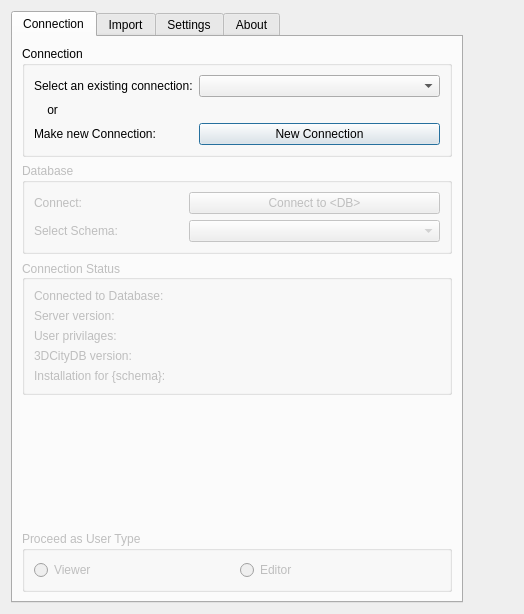
<?xml version="1.0" encoding="UTF-8"?>
<ui version="4.0">
 <class>DBLoaderDialogBase</class>
 <widget class="QDialog" name="DBLoaderDialogBase">
  <property name="enabled">
   <bool>true</bool>
  </property>
  <property name="geometry">
   <rect>
    <x>0</x>
    <y>0</y>
    <width>524</width>
    <height>614</height>
   </rect>
  </property>
  <property name="sizePolicy">
   <sizepolicy hsizetype="MinimumExpanding" vsizetype="MinimumExpanding">
    <horstretch>0</horstretch>
    <verstretch>0</verstretch>
   </sizepolicy>
  </property>
  <property name="minimumSize">
   <size>
    <width>0</width>
    <height>0</height>
   </size>
  </property>
  <property name="maximumSize">
   <size>
    <width>524</width>
    <height>1000</height>
   </size>
  </property>
  <property name="windowTitle">
   <string>3DCityDB-Loader</string>
  </property>
  <property name="windowIcon">
   <iconset>
    <normaloff>../icons/plugin_icon.png</normaloff>../icons/plugin_icon.png</iconset>
  </property>
  <property name="sizeGripEnabled">
   <bool>false</bool>
  </property>
  <property name="modal">
   <bool>false</bool>
  </property>
  <layout class="QVBoxLayout" name="verticalLayout_container">
   <item>
    <widget class="QTabWidget" name="wdgMain">
     <property name="enabled">
      <bool>true</bool>
     </property>
     <property name="sizePolicy">
      <sizepolicy hsizetype="Maximum" vsizetype="MinimumExpanding">
       <horstretch>0</horstretch>
       <verstretch>0</verstretch>
      </sizepolicy>
     </property>
     <property name="minimumSize">
      <size>
       <width>0</width>
       <height>0</height>
      </size>
     </property>
     <property name="maximumSize">
      <size>
       <width>16777215</width>
       <height>16777215</height>
      </size>
     </property>
     <property name="toolTip">
      <string/>
     </property>
     <property name="toolTipDuration">
      <number>-1</number>
     </property>
     <property name="currentIndex">
      <number>0</number>
     </property>
     <property name="iconSize">
      <size>
       <width>16</width>
       <height>16</height>
      </size>
     </property>
     <property name="documentMode">
      <bool>false</bool>
     </property>
     <property name="tabsClosable">
      <bool>false</bool>
     </property>
     <property name="movable">
      <bool>false</bool>
     </property>
     <property name="tabBarAutoHide">
      <bool>false</bool>
     </property>
     <widget class="QWidget" name="tabConnection">
      <property name="enabled">
       <bool>true</bool>
      </property>
      <property name="sizePolicy">
       <sizepolicy hsizetype="Preferred" vsizetype="MinimumExpanding">
        <horstretch>0</horstretch>
        <verstretch>0</verstretch>
       </sizepolicy>
      </property>
      <property name="minimumSize">
       <size>
        <width>0</width>
        <height>0</height>
       </size>
      </property>
      <property name="baseSize">
       <size>
        <width>0</width>
        <height>0</height>
       </size>
      </property>
      <attribute name="icon">
       <iconset>
        <normaloff>:/plugins/citydb_loader/icons/postgres_elephant.svg</normaloff>:/plugins/citydb_loader/icons/postgres_elephant.svg</iconset>
      </attribute>
      <attribute name="title">
       <string>Connection</string>
      </attribute>
      <layout class="QVBoxLayout" name="verticalLayout_ConnectionTab">
       <item>
        <widget class="QGroupBox" name="gbxConnection">
         <property name="sizePolicy">
          <sizepolicy hsizetype="MinimumExpanding" vsizetype="Maximum">
           <horstretch>0</horstretch>
           <verstretch>0</verstretch>
          </sizepolicy>
         </property>
         <property name="minimumSize">
          <size>
           <width>0</width>
           <height>0</height>
          </size>
         </property>
         <property name="title">
          <string>Connection</string>
         </property>
         <property name="flat">
          <bool>false</bool>
         </property>
         <property name="checkable">
          <bool>false</bool>
         </property>
         <layout class="QFormLayout" name="formLayout_Connection">
          <item row="0" column="0">
           <widget class="QLabel" name="lblExistingConnection">
            <property name="text">
             <string>Select an existing connection:</string>
            </property>
           </widget>
          </item>
          <item row="0" column="1">
           <widget class="QComboBox" name="cbxExistingConnection">
            <property name="sizePolicy">
             <sizepolicy hsizetype="MinimumExpanding" vsizetype="Fixed">
              <horstretch>0</horstretch>
              <verstretch>0</verstretch>
             </sizepolicy>
            </property>
            <property name="toolTip">
             <string>uylilu</string>
            </property>
            <property name="accessibleName">
             <string/>
            </property>
            <property name="autoFillBackground">
             <bool>false</bool>
            </property>
            <property name="editable">
             <bool>false</bool>
            </property>
            <property name="currentText">
             <string/>
            </property>
            <property name="frame">
             <bool>true</bool>
            </property>
           </widget>
          </item>
          <item row="1" column="0">
           <widget class="QLabel" name="lblOr">
            <property name="text">
             <string>    or</string>
            </property>
           </widget>
          </item>
          <item row="2" column="0">
           <widget class="QLabel" name="lblNewConnection">
            <property name="text">
             <string>Make new Connection:</string>
            </property>
           </widget>
          </item>
          <item row="2" column="1">
           <widget class="QPushButton" name="btnNewConnection">
            <property name="enabled">
             <bool>true</bool>
            </property>
            <property name="sizePolicy">
             <sizepolicy hsizetype="MinimumExpanding" vsizetype="Fixed">
              <horstretch>0</horstretch>
              <verstretch>0</verstretch>
             </sizepolicy>
            </property>
            <property name="text">
             <string>New Connection</string>
            </property>
            <property name="checkable">
             <bool>false</bool>
            </property>
            <property name="checked">
             <bool>false</bool>
            </property>
           </widget>
          </item>
         </layout>
        </widget>
       </item>
       <item>
        <widget class="QGroupBox" name="gbxDatabase">
         <property name="enabled">
          <bool>false</bool>
         </property>
         <property name="sizePolicy">
          <sizepolicy hsizetype="MinimumExpanding" vsizetype="Maximum">
           <horstretch>0</horstretch>
           <verstretch>0</verstretch>
          </sizepolicy>
         </property>
         <property name="title">
          <string>Database</string>
         </property>
         <layout class="QGridLayout" name="gridLayout_Database">
          <item row="0" column="0">
           <widget class="QLabel" name="lblConnectToDB">
            <property name="enabled">
             <bool>false</bool>
            </property>
            <property name="text">
             <string>Connect:</string>
            </property>
           </widget>
          </item>
          <item row="2" column="2">
           <widget class="QComboBox" name="cbxSchema">
            <property name="enabled">
             <bool>false</bool>
            </property>
           </widget>
          </item>
          <item row="2" column="0">
           <widget class="QLabel" name="lblSchema">
            <property name="enabled">
             <bool>false</bool>
            </property>
            <property name="text">
             <string>Select Schema:</string>
            </property>
           </widget>
          </item>
          <item row="0" column="2">
           <widget class="QPushButton" name="btnConnectToDB">
            <property name="enabled">
             <bool>false</bool>
            </property>
            <property name="sizePolicy">
             <sizepolicy hsizetype="MinimumExpanding" vsizetype="Fixed">
              <horstretch>0</horstretch>
              <verstretch>0</verstretch>
             </sizepolicy>
            </property>
            <property name="text">
             <string>Connect to &lt;DB&gt;</string>
            </property>
           </widget>
          </item>
          <item row="0" column="1">
           <spacer name="horizontalSpacer">
            <property name="orientation">
             <enum>Qt::Horizontal</enum>
            </property>
            <property name="sizeType">
             <enum>QSizePolicy::Minimum</enum>
            </property>
            <property name="sizeHint" stdset="0">
             <size>
              <width>65</width>
              <height>20</height>
             </size>
            </property>
           </spacer>
          </item>
          <item row="2" column="1">
           <spacer name="horizontalSpacer_2">
            <property name="enabled">
             <bool>false</bool>
            </property>
            <property name="orientation">
             <enum>Qt::Horizontal</enum>
            </property>
            <property name="sizeType">
             <enum>QSizePolicy::Minimum</enum>
            </property>
            <property name="sizeHint" stdset="0">
             <size>
              <width>65</width>
              <height>20</height>
             </size>
            </property>
           </spacer>
          </item>
         </layout>
        </widget>
       </item>
       <item>
        <widget class="QGroupBox" name="gbxConnectionStatus">
         <property name="enabled">
          <bool>false</bool>
         </property>
         <property name="sizePolicy">
          <sizepolicy hsizetype="MinimumExpanding" vsizetype="MinimumExpanding">
           <horstretch>0</horstretch>
           <verstretch>0</verstretch>
          </sizepolicy>
         </property>
         <property name="focusPolicy">
          <enum>Qt::NoFocus</enum>
         </property>
         <property name="layoutDirection">
          <enum>Qt::LeftToRight</enum>
         </property>
         <property name="autoFillBackground">
          <bool>false</bool>
         </property>
         <property name="title">
          <string>Connection Status</string>
         </property>
         <property name="alignment">
          <set>Qt::AlignLeading|Qt::AlignLeft|Qt::AlignVCenter</set>
         </property>
         <property name="flat">
          <bool>false</bool>
         </property>
         <property name="checkable">
          <bool>false</bool>
         </property>
         <layout class="QGridLayout" name="gridLayout_5">
          <item row="3" column="0">
           <widget class="QLabel" name="lbl3DCityDBVersion">
            <property name="sizePolicy">
             <sizepolicy hsizetype="Maximum" vsizetype="Preferred">
              <horstretch>0</horstretch>
              <verstretch>0</verstretch>
             </sizepolicy>
            </property>
            <property name="text">
             <string>3DCityDB version:</string>
            </property>
           </widget>
          </item>
          <item row="5" column="1">
           <widget class="QLabel" name="lblInstallLoadingCon">
            <property name="sizePolicy">
             <sizepolicy hsizetype="Minimum" vsizetype="Preferred">
              <horstretch>0</horstretch>
              <verstretch>0</verstretch>
             </sizepolicy>
            </property>
            <property name="minimumSize">
             <size>
              <width>16</width>
              <height>0</height>
             </size>
            </property>
            <property name="text">
             <string/>
            </property>
           </widget>
          </item>
          <item row="2" column="0">
           <widget class="QLabel" name="lblUserPrivileges">
            <property name="sizePolicy">
             <sizepolicy hsizetype="Maximum" vsizetype="Preferred">
              <horstretch>0</horstretch>
              <verstretch>0</verstretch>
             </sizepolicy>
            </property>
            <property name="text">
             <string>User privilages:</string>
            </property>
           </widget>
          </item>
          <item row="0" column="2">
           <widget class="QLabel" name="lblConnectedToDB_out">
            <property name="sizePolicy">
             <sizepolicy hsizetype="MinimumExpanding" vsizetype="Preferred">
              <horstretch>0</horstretch>
              <verstretch>0</verstretch>
             </sizepolicy>
            </property>
            <property name="text">
             <string/>
            </property>
            <property name="alignment">
             <set>Qt::AlignLeading|Qt::AlignLeft|Qt::AlignVCenter</set>
            </property>
           </widget>
          </item>
          <item row="1" column="2">
           <widget class="QLabel" name="lblServerVersion_out">
            <property name="sizePolicy">
             <sizepolicy hsizetype="MinimumExpanding" vsizetype="Preferred">
              <horstretch>0</horstretch>
              <verstretch>0</verstretch>
             </sizepolicy>
            </property>
            <property name="text">
             <string/>
            </property>
           </widget>
          </item>
          <item row="0" column="0">
           <widget class="QLabel" name="lblConnectedToDB">
            <property name="sizePolicy">
             <sizepolicy hsizetype="Maximum" vsizetype="Maximum">
              <horstretch>0</horstretch>
              <verstretch>0</verstretch>
             </sizepolicy>
            </property>
            <property name="frameShape">
             <enum>QFrame::NoFrame</enum>
            </property>
            <property name="frameShadow">
             <enum>QFrame::Plain</enum>
            </property>
            <property name="lineWidth">
             <number>2</number>
            </property>
            <property name="text">
             <string>Connected to Database:</string>
            </property>
            <property name="alignment">
             <set>Qt::AlignLeading|Qt::AlignLeft|Qt::AlignTop</set>
            </property>
           </widget>
          </item>
          <item row="5" column="0">
           <widget class="QLabel" name="lblInstall">
            <property name="sizePolicy">
             <sizepolicy hsizetype="Maximum" vsizetype="Preferred">
              <horstretch>0</horstretch>
              <verstretch>0</verstretch>
             </sizepolicy>
            </property>
            <property name="text">
             <string>Installation for {schema}:</string>
            </property>
           </widget>
          </item>
          <item row="2" column="2">
           <widget class="QLabel" name="lblUserPrivileges_out">
            <property name="sizePolicy">
             <sizepolicy hsizetype="MinimumExpanding" vsizetype="Preferred">
              <horstretch>0</horstretch>
              <verstretch>0</verstretch>
             </sizepolicy>
            </property>
            <property name="text">
             <string/>
            </property>
            <property name="wordWrap">
             <bool>true</bool>
            </property>
            <property name="margin">
             <number>0</number>
            </property>
            <property name="indent">
             <number>-1</number>
            </property>
           </widget>
          </item>
          <item row="5" column="2">
           <widget class="QLabel" name="lblInstall_out">
            <property name="sizePolicy">
             <sizepolicy hsizetype="MinimumExpanding" vsizetype="Preferred">
              <horstretch>0</horstretch>
              <verstretch>0</verstretch>
             </sizepolicy>
            </property>
            <property name="text">
             <string/>
            </property>
            <property name="wordWrap">
             <bool>true</bool>
            </property>
           </widget>
          </item>
          <item row="3" column="2">
           <widget class="QLabel" name="lbl3DCityDBVersion_out">
            <property name="sizePolicy">
             <sizepolicy hsizetype="MinimumExpanding" vsizetype="Preferred">
              <horstretch>0</horstretch>
              <verstretch>0</verstretch>
             </sizepolicy>
            </property>
            <property name="text">
             <string/>
            </property>
           </widget>
          </item>
          <item row="1" column="0">
           <widget class="QLabel" name="lblServerVersion">
            <property name="sizePolicy">
             <sizepolicy hsizetype="Maximum" vsizetype="Preferred">
              <horstretch>0</horstretch>
              <verstretch>0</verstretch>
             </sizepolicy>
            </property>
            <property name="text">
             <string>Server version:</string>
            </property>
           </widget>
          </item>
         </layout>
        </widget>
       </item>
       <item>
        <spacer name="verticalSpacer_2">
         <property name="orientation">
          <enum>Qt::Vertical</enum>
         </property>
         <property name="sizeHint" stdset="0">
          <size>
           <width>20</width>
           <height>40</height>
          </size>
         </property>
        </spacer>
       </item>
       <item>
        <widget class="QGroupBox" name="gbxUserType">
         <property name="enabled">
          <bool>false</bool>
         </property>
         <property name="title">
          <string>Proceed as User Type</string>
         </property>
         <layout class="QHBoxLayout" name="horizontalLayout">
          <item>
           <widget class="QRadioButton" name="rdViewer">
            <property name="text">
             <string>Viewer</string>
            </property>
            <attribute name="buttonGroup">
             <string notr="true">buttonGroup</string>
            </attribute>
           </widget>
          </item>
          <item>
           <widget class="QRadioButton" name="rdEditor">
            <property name="text">
             <string>Editor</string>
            </property>
            <attribute name="buttonGroup">
             <string notr="true">buttonGroup</string>
            </attribute>
           </widget>
          </item>
         </layout>
        </widget>
       </item>
      </layout>
     </widget>
     <widget class="QWidget" name="tabImport">
      <property name="enabled">
       <bool>true</bool>
      </property>
      <property name="sizePolicy">
       <sizepolicy hsizetype="Preferred" vsizetype="Maximum">
        <horstretch>0</horstretch>
        <verstretch>0</verstretch>
       </sizepolicy>
      </property>
      <property name="maximumSize">
       <size>
        <width>16777215</width>
        <height>1000</height>
       </size>
      </property>
      <attribute name="icon">
       <iconset>
        <normaloff>:/plugins/citydb_loader/icons/plugin_icon.png</normaloff>:/plugins/citydb_loader/icons/plugin_icon.png</iconset>
      </attribute>
      <attribute name="title">
       <string>Import</string>
      </attribute>
      <layout class="QVBoxLayout" name="verticalLayout_3">
       <item>
        <widget class="QLabel" name="lblDbSchema">
         <property name="enabled">
          <bool>true</bool>
         </property>
         <property name="sizePolicy">
          <sizepolicy hsizetype="MinimumExpanding" vsizetype="Maximum">
           <horstretch>0</horstretch>
           <verstretch>0</verstretch>
          </sizepolicy>
         </property>
         <property name="text">
          <string>Database: {Database}
Schema: {Schema}</string>
         </property>
        </widget>
       </item>
       <item>
        <widget class="QGroupBox" name="gbxExtent">
         <property name="enabled">
          <bool>true</bool>
         </property>
         <property name="sizePolicy">
          <sizepolicy hsizetype="MinimumExpanding" vsizetype="MinimumExpanding">
           <horstretch>0</horstretch>
           <verstretch>0</verstretch>
          </sizepolicy>
         </property>
         <property name="minimumSize">
          <size>
           <width>430</width>
           <height>0</height>
          </size>
         </property>
         <property name="maximumSize">
          <size>
           <width>16777215</width>
           <height>600</height>
          </size>
         </property>
         <property name="title">
          <string>Extents</string>
         </property>
         <layout class="QVBoxLayout" name="verticalLayout_2">
          <property name="sizeConstraint">
           <enum>QLayout::SetDefaultConstraint</enum>
          </property>
          <item>
           <widget class="QgsCollapsibleGroupBox" name="gbxBasemap">
            <property name="sizePolicy">
             <sizepolicy hsizetype="MinimumExpanding" vsizetype="MinimumExpanding">
              <horstretch>0</horstretch>
              <verstretch>0</verstretch>
             </sizepolicy>
            </property>
            <property name="minimumSize">
             <size>
              <width>0</width>
              <height>0</height>
             </size>
            </property>
            <property name="maximumSize">
             <size>
              <width>16777215</width>
              <height>16777215</height>
             </size>
            </property>
            <property name="baseSize">
             <size>
              <width>0</width>
              <height>0</height>
             </size>
            </property>
            <property name="autoFillBackground">
             <bool>false</bool>
            </property>
            <property name="title">
             <string>Basemap (OSM)</string>
            </property>
            <property name="flat">
             <bool>true</bool>
            </property>
            <property name="collapsed">
             <bool>false</bool>
            </property>
            <property name="saveCollapsedState">
             <bool>true</bool>
            </property>
            <property name="saveCheckedState">
             <bool>false</bool>
            </property>
            <layout class="QVBoxLayout" name="verticalLayout_5">
             <property name="leftMargin">
              <number>9</number>
             </property>
            </layout>
           </widget>
          </item>
          <item>
           <widget class="QgsExtentGroupBox" name="qgbxExtent">
            <property name="enabled">
             <bool>true</bool>
            </property>
            <property name="sizePolicy">
             <sizepolicy hsizetype="MinimumExpanding" vsizetype="Maximum">
              <horstretch>0</horstretch>
              <verstretch>0</verstretch>
             </sizepolicy>
            </property>
            <property name="minimumSize">
             <size>
              <width>0</width>
              <height>0</height>
             </size>
            </property>
            <property name="focusPolicy">
             <enum>Qt::ClickFocus</enum>
            </property>
            <property name="contextMenuPolicy">
             <enum>Qt::DefaultContextMenu</enum>
            </property>
            <property name="autoFillBackground">
             <bool>false</bool>
            </property>
            <property name="title">
             <string> (current: layer)</string>
            </property>
            <property name="flat">
             <bool>false</bool>
            </property>
            <property name="checkable">
             <bool>false</bool>
            </property>
            <property name="collapsed">
             <bool>false</bool>
            </property>
            <property name="saveCollapsedState">
             <bool>true</bool>
            </property>
            <property name="titleBase">
             <string/>
            </property>
           </widget>
          </item>
          <item>
           <widget class="QPushButton" name="btnCityExtents">
            <property name="sizePolicy">
             <sizepolicy hsizetype="MinimumExpanding" vsizetype="Fixed">
              <horstretch>0</horstretch>
              <verstretch>0</verstretch>
             </sizepolicy>
            </property>
            <property name="text">
             <string>Calculate from City model</string>
            </property>
           </widget>
          </item>
         </layout>
        </widget>
       </item>
       <item>
        <widget class="QGroupBox" name="gbxParameters">
         <property name="enabled">
          <bool>false</bool>
         </property>
         <property name="sizePolicy">
          <sizepolicy hsizetype="MinimumExpanding" vsizetype="Maximum">
           <horstretch>0</horstretch>
           <verstretch>0</verstretch>
          </sizepolicy>
         </property>
         <property name="title">
          <string>Parameters</string>
         </property>
         <layout class="QFormLayout" name="formLayout">
          <item row="1" column="0">
           <widget class="QLabel" name="lblFeatureType">
            <property name="text">
             <string>Select Feature Type:</string>
            </property>
           </widget>
          </item>
          <item row="1" column="1">
           <widget class="QComboBox" name="cbxFeatureType"/>
          </item>
          <item row="2" column="0">
           <widget class="QLabel" name="lblGeometryLvl">
            <property name="text">
             <string>Select Geometry Level:</string>
            </property>
           </widget>
          </item>
          <item row="2" column="1">
           <widget class="QComboBox" name="cbxLod"/>
          </item>
         </layout>
        </widget>
       </item>
       <item>
        <widget class="QGroupBox" name="gbxFeatures">
         <property name="enabled">
          <bool>false</bool>
         </property>
         <property name="sizePolicy">
          <sizepolicy hsizetype="MinimumExpanding" vsizetype="Maximum">
           <horstretch>0</horstretch>
           <verstretch>0</verstretch>
          </sizepolicy>
         </property>
         <property name="title">
          <string>Features to import</string>
         </property>
         <layout class="QVBoxLayout" name="verticalLayout_4">
          <item>
           <widget class="QgsCheckableComboBox" name="ccbxFeatures">
            <property name="sizePolicy">
             <sizepolicy hsizetype="Preferred" vsizetype="MinimumExpanding">
              <horstretch>0</horstretch>
              <verstretch>0</verstretch>
             </sizepolicy>
            </property>
            <property name="currentText">
             <string/>
            </property>
            <property name="maxVisibleItems">
             <number>20</number>
            </property>
            <property name="insertPolicy">
             <enum>QComboBox::InsertAtBottom</enum>
            </property>
           </widget>
          </item>
          <item>
           <widget class="QPushButton" name="btnImport">
            <property name="enabled">
             <bool>false</bool>
            </property>
            <property name="sizePolicy">
             <sizepolicy hsizetype="MinimumExpanding" vsizetype="Maximum">
              <horstretch>0</horstretch>
              <verstretch>0</verstretch>
             </sizepolicy>
            </property>
            <property name="text">
             <string>Import {num} features</string>
            </property>
           </widget>
          </item>
         </layout>
        </widget>
       </item>
      </layout>
     </widget>
     <widget class="QWidget" name="tabSettings">
      <property name="enabled">
       <bool>true</bool>
      </property>
      <attribute name="icon">
       <iconset>
        <normaloff>:/plugins/citydb_loader/icons/settings_icon.svg</normaloff>:/plugins/citydb_loader/icons/settings_icon.svg</iconset>
      </attribute>
      <attribute name="title">
       <string>Settings</string>
      </attribute>
      <layout class="QVBoxLayout" name="verticalLayout_SettingsTab">
       <item>
        <widget class="QGroupBox" name="gbxInstall">
         <property name="enabled">
          <bool>true</bool>
         </property>
         <property name="sizePolicy">
          <sizepolicy hsizetype="MinimumExpanding" vsizetype="Maximum">
           <horstretch>0</horstretch>
           <verstretch>0</verstretch>
          </sizepolicy>
         </property>
         <property name="title">
          <string>Installation</string>
         </property>
         <layout class="QGridLayout" name="gridLayout_3">
          <item row="2" column="0">
           <widget class="QPushButton" name="btnClearDB">
            <property name="enabled">
             <bool>false</bool>
            </property>
            <property name="sizePolicy">
             <sizepolicy hsizetype="MinimumExpanding" vsizetype="Fixed">
              <horstretch>0</horstretch>
              <verstretch>0</verstretch>
             </sizepolicy>
            </property>
            <property name="text">
             <string>Clear entire {DB} database from plugin contents</string>
            </property>
            <property name="icon">
             <iconset>
              <normaloff>:/plugins/citydb_loader/icons/uninstall_icon.svg</normaloff>:/plugins/citydb_loader/icons/uninstall_icon.svg</iconset>
            </property>
            <property name="default">
             <bool>false</bool>
            </property>
           </widget>
          </item>
          <item row="1" column="0">
           <widget class="QPushButton" name="btnUnInstallDB">
            <property name="enabled">
             <bool>false</bool>
            </property>
            <property name="sizePolicy">
             <sizepolicy hsizetype="MinimumExpanding" vsizetype="Fixed">
              <horstretch>0</horstretch>
              <verstretch>0</verstretch>
             </sizepolicy>
            </property>
            <property name="text">
             <string>Uninstall plugin contents from database {DB} for schema {SC}</string>
            </property>
            <property name="icon">
             <iconset>
              <normaloff>:/plugins/citydb_loader/icons/uninstall_icon.svg</normaloff>:/plugins/citydb_loader/icons/uninstall_icon.svg</iconset>
            </property>
            <property name="default">
             <bool>false</bool>
            </property>
           </widget>
          </item>
          <item row="0" column="0">
           <widget class="QPushButton" name="btnInstallDB">
            <property name="enabled">
             <bool>false</bool>
            </property>
            <property name="sizePolicy">
             <sizepolicy hsizetype="MinimumExpanding" vsizetype="Fixed">
              <horstretch>0</horstretch>
              <verstretch>0</verstretch>
             </sizepolicy>
            </property>
            <property name="text">
             <string>Install plugin contents to database {DB} for schema {SC}</string>
            </property>
            <property name="icon">
             <iconset>
              <normaloff>:/plugins/citydb_loader/icons/install_icon.svg</normaloff>:/plugins/citydb_loader/icons/install_icon.svg</iconset>
            </property>
            <property name="checkable">
             <bool>false</bool>
            </property>
            <property name="checked">
             <bool>false</bool>
            </property>
            <property name="default">
             <bool>false</bool>
            </property>
            <property name="flat">
             <bool>false</bool>
            </property>
           </widget>
          </item>
          <item row="0" column="1">
           <widget class="QLabel" name="lblLoadingInstall">
            <property name="sizePolicy">
             <sizepolicy hsizetype="Maximum" vsizetype="Preferred">
              <horstretch>0</horstretch>
              <verstretch>0</verstretch>
             </sizepolicy>
            </property>
            <property name="text">
             <string/>
            </property>
           </widget>
          </item>
          <item row="1" column="1">
           <widget class="QLabel" name="lblLoadingUninstall">
            <property name="sizePolicy">
             <sizepolicy hsizetype="Minimum" vsizetype="Preferred">
              <horstretch>0</horstretch>
              <verstretch>0</verstretch>
             </sizepolicy>
            </property>
            <property name="text">
             <string/>
            </property>
           </widget>
          </item>
          <item row="2" column="1">
           <widget class="QLabel" name="lblLoadingClear">
            <property name="sizePolicy">
             <sizepolicy hsizetype="Maximum" vsizetype="Preferred">
              <horstretch>0</horstretch>
              <verstretch>0</verstretch>
             </sizepolicy>
            </property>
            <property name="text">
             <string/>
            </property>
           </widget>
          </item>
         </layout>
        </widget>
       </item>
       <item>
        <widget class="QGroupBox" name="gbxDatabaseSettings">
         <property name="sizePolicy">
          <sizepolicy hsizetype="MinimumExpanding" vsizetype="Maximum">
           <horstretch>0</horstretch>
           <verstretch>0</verstretch>
          </sizepolicy>
         </property>
         <property name="layoutDirection">
          <enum>Qt::LeftToRight</enum>
         </property>
         <property name="title">
          <string>Database</string>
         </property>
         <property name="alignment">
          <set>Qt::AlignLeading|Qt::AlignLeft|Qt::AlignVCenter</set>
         </property>
         <layout class="QGridLayout" name="gridLayout">
          <item row="0" column="0">
           <widget class="QPushButton" name="btnRefreshViews">
            <property name="enabled">
             <bool>false</bool>
            </property>
            <property name="sizePolicy">
             <sizepolicy hsizetype="Expanding" vsizetype="Fixed">
              <horstretch>0</horstretch>
              <verstretch>0</verstretch>
             </sizepolicy>
            </property>
            <property name="text">
             <string>Refresh views for schema {SC} in database {DB}</string>
            </property>
            <property name="icon">
             <iconset>
              <normaloff>:/plugins/citydb_loader/icons/refresh_icon.svg</normaloff>:/plugins/citydb_loader/icons/refresh_icon.svg</iconset>
            </property>
           </widget>
          </item>
          <item row="0" column="1">
           <widget class="QLabel" name="lblLoadingRefresh">
            <property name="sizePolicy">
             <sizepolicy hsizetype="Maximum" vsizetype="Preferred">
              <horstretch>0</horstretch>
              <verstretch>0</verstretch>
             </sizepolicy>
            </property>
            <property name="text">
             <string/>
            </property>
           </widget>
          </item>
         </layout>
        </widget>
       </item>
       <item>
        <spacer name="verticalSpacer">
         <property name="orientation">
          <enum>Qt::Vertical</enum>
         </property>
         <property name="sizeHint" stdset="0">
          <size>
           <width>20</width>
           <height>40</height>
          </size>
         </property>
        </spacer>
       </item>
      </layout>
     </widget>
     <widget class="QWidget" name="tabAbout">
      <attribute name="icon">
       <iconset>
        <normaloff>:/plugins/citydb_loader/icons/info_icon.svg</normaloff>:/plugins/citydb_loader/icons/info_icon.svg</iconset>
      </attribute>
      <attribute name="title">
       <string>About</string>
      </attribute>
      <layout class="QVBoxLayout" name="verticalLayout"/>
     </widget>
    </widget>
   </item>
  </layout>
 </widget>
 <customwidgets>
  <customwidget>
   <class>QgsCheckableComboBox</class>
   <extends>QComboBox</extends>
   <header>qgscheckablecombobox.h</header>
  </customwidget>
  <customwidget>
   <class>QgsCollapsibleGroupBox</class>
   <extends>QGroupBox</extends>
   <header>qgscollapsiblegroupbox.h</header>
   <container>1</container>
  </customwidget>
  <customwidget>
   <class>QgsExtentGroupBox</class>
   <extends>QgsCollapsibleGroupBox</extends>
   <header>qgsextentgroupbox.h</header>
   <container>1</container>
  </customwidget>
 </customwidgets>
 <resources/>
 <connections/>
 <buttongroups>
  <buttongroup name="buttonGroup"/>
 </buttongroups>
</ui>
